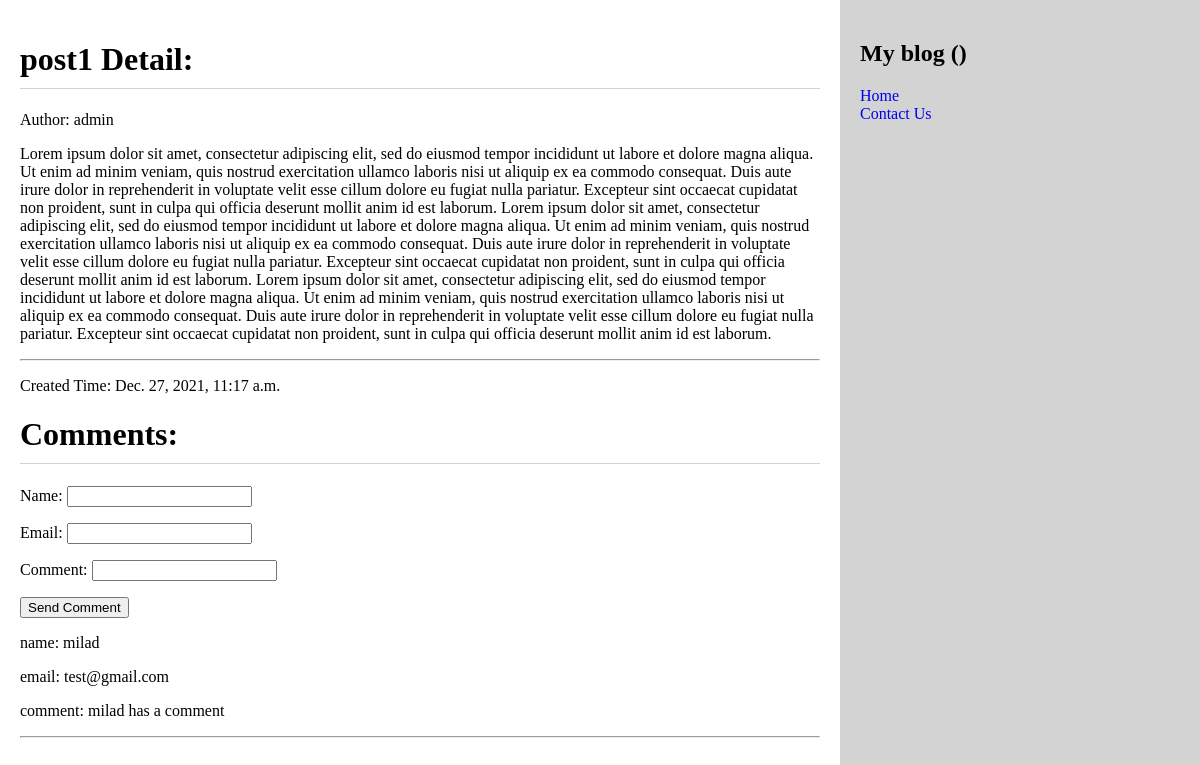
The app's page /2021/12/27/post1/ with its own data.
### blog/models.py (models this page shows, shortened)
class Post(models.Model):
    STATUS_CHOICES = (
        ("draft", "Draft"),
        ("published", "Published"),
    )
    title = models.CharField(max_length=250, unique=True)
    slug = models.SlugField(max_length=250, unique=True)
    author = models.ForeignKey(User, on_delete=models.CASCADE)
    body = models.TextField()
    created_date = models.DateTimeField(auto_now_add=True)
    status = models.CharField(max_length=10, choices=STATUS_CHOICES, default="draft")
    tags = TaggableManager()
    def active_comment(self):
        return self.comment_set.filter(active=True)

class Comment(models.Model):
    post = models.ForeignKey(Post, on_delete=models.CASCADE)
    name = models.CharField(max_length=100)
    email = models.EmailField()
    comment = models.CharField(max_length=500)
    active = models.BooleanField(default=False)
    created_date = models.DateTimeField(auto_now_add=True)

### blog/views.py (the view)
# urls.py: path('<int:year>/<int:month>/<int:day>/<str:slug>/', views.post_detail, name='post_detail'),
def post_detail(request, year, month, day, slug):
    post = get_object_or_404(models.Post,
                             created_date__year=year,
                             created_date__month=month,
                             created_date__day=day,
                             slug=slug,
                             status='published')
    comment_form = forms.CommentForm()
    new_comment = None
    if request.method == 'Post':
        comment_form = forms.CommentForm(data=request.POST)
        if comment_form.is_valid():
            new_comment = comment_form.save(commit=False)
            new_comment.post = post
            new_comment.save()
    context = {
        'post': post,
        'comment_form': comment_form,
        'new_comment': new_comment,
    }
    return render(request, 'post_detail.html', context=context)

### blog/forms.py
class CommentForm(forms.ModelForm):
    class Meta:
        model = models.Comment
        fields = ('name', 'email', 'comment',)

### blog/templates/post_detail.html (shortened to what this page needs)
{% extends 'base.html' %}
{% block content %}
    <h1>{{ post.title }} Detail:</h1>
    <p> Author: {{ post.author }}</p>
    <p>{{ post.body }}</p>
    <hr/>
    <p>Created Time: {{ post.created_date }}</p>
{% endblock %}
    {% block comment %}
        {% if new_comment %}
            <p>نظر شما در انتظار تایید است</p>
        {% else %}
            <form method="post">
                {{ comment_form.as_p }}
                <input type="submit" value="Send Comment">
            </form>
        {% endif %}
        {% for comment in post.active_comment %}
            <p>name: {{ comment.name }}</p>
            <p>email: {{ comment.email }}</p>
            <p>comment: {{ comment.comment }}</p>
            <hr/>
        {% endfor %}
    {% endblock %}

### blog/static/css/styles.css (style rules this page uses)
* { box-sizing:border-box; }
body, html { height: 100%; margin: 0; }
h1 { border-bottom: 1px solid lightgrey; padding-bottom: 10px; }

### records on screen
Post: title "post1", author "admin", body "Lorem ipsum dolor sit amet, consectetur adipiscing elit, sed do eiusmod tempor incididunt ut labore et dolore magna aliqua. Ut enim ad minim veniam, quis nostrud exercitation ullamco laboris nisi ut aliquip ex ea commodo consequat. Duis aute irure dolor in reprehenderit in voluptate velit esse cillum dolore eu fugiat nulla pariatur. Excepteur sint occaecat cupidatat non proident, sunt in culpa qui officia deserunt mollit anim id est laborum. Lorem ipsum dolor sit amet, consectetur adipiscing elit, sed do eiusmod tempor incididunt ut labore et dolore magna aliqua. Ut enim ad minim veniam, quis nostrud exercitation ullamco laboris nisi ut aliquip ex ea commodo consequat. Duis aute irure dolor…", created_date "Dec. 27, 2021, 11:17 a.m."
Comment: name "milad", email "test@gmail.com", comment "milad has a comment"
